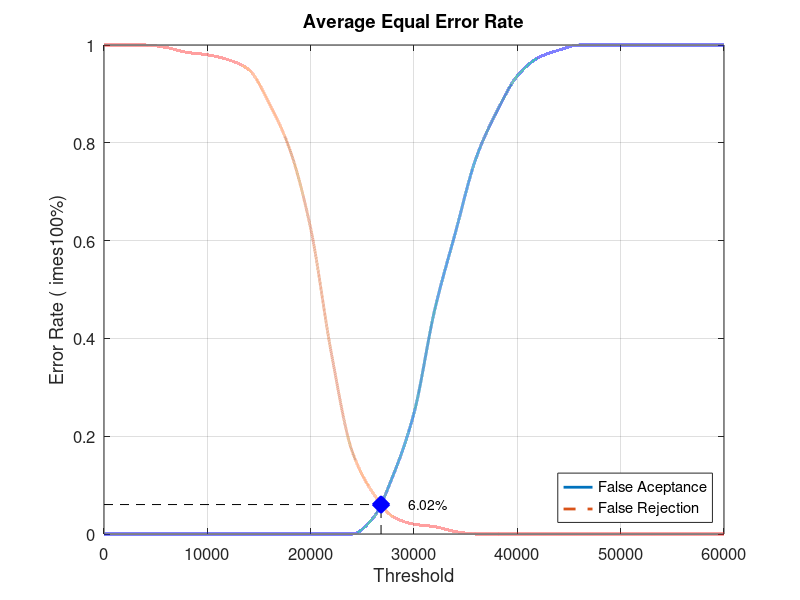
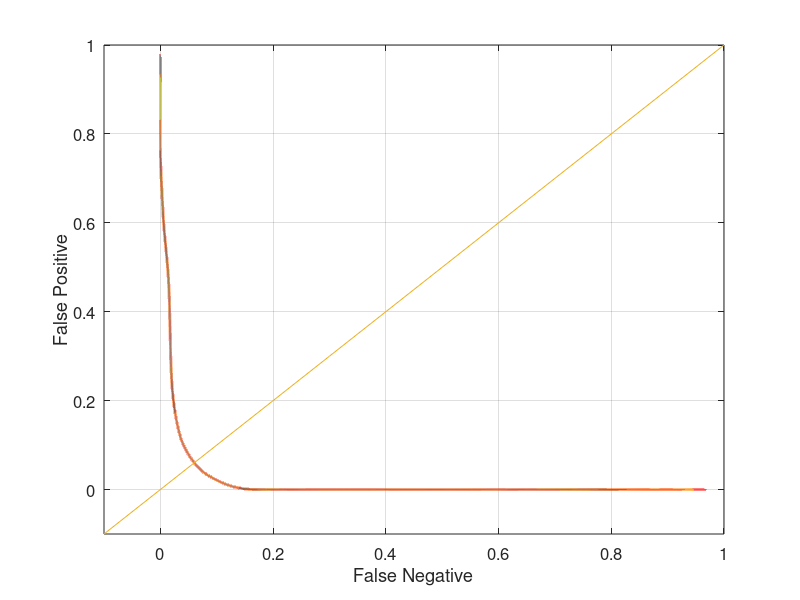

These figures' MATLAB source, in order:
close all;
clear;
clc;
x = 0:2000:60000;
xq = 0:0.5:60000;

y0 = [0 0 0 0 0 0 0 0 0 0 0 0 0 0.0315789 0.121053 0.247368 0.457895 0.615789 0.768421 0.863158 0.936842 0.973684 0.989474 1 1 1 1 1 1 1 1]
yy0 = interp1(x, y0, xq, 'pchip');
y1 = [1 1 1 0.995 0.985 0.98 0.97 0.95 0.88 0.785 0.625 0.37 0.17 0.085 0.035 0.02 0.015 0.005 0 0 0 0 0 0 0 0 0 0 0 0 0]
yy1 = interp1(x, y1, xq, 'pchip');

% Calculating EER: 
y2 = abs(y0 - y1);
find(y2 == min(y2))
yy2 = abs(yy0 - yy1);
xEER = find(yy2 == min(yy2));
xEERIndex = xq(xEER) % X-axis EER
yEER = yy0(xEER) % Y-axis EER

main = figure
plot(xq, yy0,'-','LineWidth', 2);	hold on
plot(xq, yy1,'--','LineWidth', 2);	hold on
plot([xEERIndex xEERIndex], [0 yEER], 'k--');	hold on
plot([0 xEERIndex], [yEER yEER], 'k--');	hold on
plot(xEERIndex, yEER, 'bx', 'LineWidth', 10);	hold on
text(xEERIndex + 10 * xEERIndex / 100, yEER, [num2str(round((10000 * yEER)) / 100) '%'])
legend('False Aceptance', 'False Rejection', 'Location', 'SouthEast')
xlabel('Threshold')
ylabel('Error Rate (	imes100%)')
title('Average Equal Error Rate')
set(gca, 'FontSize', 12)
axis([0 60000 0 1])
grid on

print(main, 'Database5_1Main', '-dpng');
FNRxFPR = figure('Color', [1 1 1]);
plot(yy1, yy0, '-', yy1, yy0, 'LineWidth', 2);
hold on
y = -0.1:0.1:1
plot(y, y); 
set(gca, 'FontSize', 12)
xlabel('False Negative')
ylabel('False Positive')
axis([-0.1 1 -0.1 1])
set(gca, 'FontSize', 12)
grid on

print(FNRxFPR, 'Database5_1FNRxFPR','-dpng');
